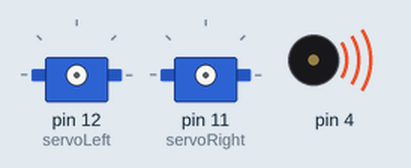
Bench run of a sketch on a simulated Arduino Uno, built with avr-gcc and run on an emulated ATmega328P. Shown: 2 × servo, buzzer (waves = sounding).

Above: at 0.1 s.
At 1.1 s:
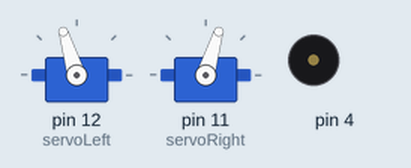
Timing chart, 0 to 2.6 s (numbered marks = the images above):
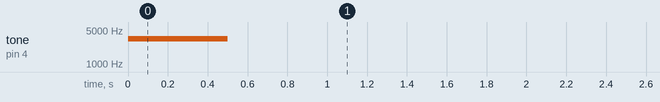

The sketch:

Forward10Sec.ino
```cpp
// BOE SHield -- Forward3Seconds
// Go forward 3 seconds, then stop
#include <Servo.h>

Servo servoLeft;
Servo servoRight;

void setup() {
  tone(4, 3300, 500); // Play start tone for 1 second
  delay(1000);    // Wait for tone to end

  servoLeft.attach(12);      // Left on pin 12
  servoRight.attach(11);     // Right on pin 11

  // Full speed forward
  servoLeft.writeMicroseconds(1645);   //Left goes counter clockwise
  servoRight.writeMicroseconds(1300);   //Right goes clockwise
  delay(10000);

  servoLeft.detach();
  servoRight.detach();
}

void loop () {
}
```
